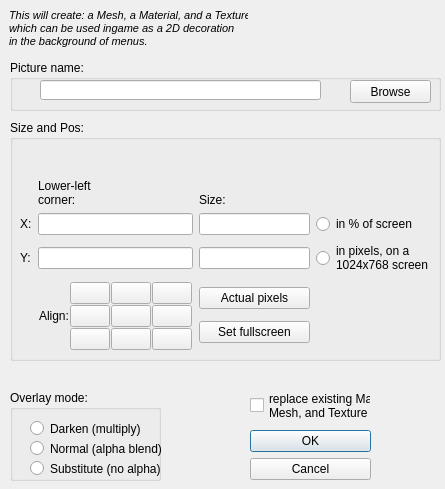
<?xml version="1.0" encoding="UTF-8"?>
<ui version="4.0">
 <class>AskNewUiPictureDialog</class>
 <widget class="QDialog" name="AskNewUiPictureDialog">
  <property name="geometry">
   <rect>
    <x>0</x>
    <y>0</y>
    <width>445</width>
    <height>489</height>
   </rect>
  </property>
  <property name="windowTitle">
   <string>OpenBRF</string>
  </property>
  <widget class="QDialogButtonBox" name="buttonBox">
   <property name="geometry">
    <rect>
     <x>250</x>
     <y>430</y>
     <width>121</width>
     <height>51</height>
    </rect>
   </property>
   <property name="orientation">
    <enum>Qt::Vertical</enum>
   </property>
   <property name="standardButtons">
    <set>QDialogButtonBox::Cancel|QDialogButtonBox::Ok</set>
   </property>
  </widget>
  <widget class="QLabel" name="label_5">
   <property name="geometry">
    <rect>
     <x>9</x>
     <y>9</y>
     <width>239</width>
     <height>39</height>
    </rect>
   </property>
   <property name="text">
    <string>&lt;!DOCTYPE HTML PUBLIC &quot;-//W3C//DTD HTML 4.0//EN&quot; &quot;http://www.w3.org/TR/REC-html40/strict.dtd&quot;&gt;
&lt;html&gt;&lt;head&gt;&lt;meta name=&quot;qrichtext&quot; content=&quot;1&quot; /&gt;&lt;style type=&quot;text/css&quot;&gt;
p, li { white-space: pre-wrap; }
&lt;/style&gt;&lt;/head&gt;&lt;body style=&quot; font-family:'MS Shell Dlg 2'; font-size:8.25pt; font-weight:400; font-style:normal;&quot;&gt;
&lt;p style=&quot; margin-top:0px; margin-bottom:0px; margin-left:0px; margin-right:0px; -qt-block-indent:0; text-indent:0px;&quot;&gt;&lt;span style=&quot; font-size:8pt; font-style:italic;&quot;&gt;This will create: a Mesh, a Material, and a Texture&lt;/span&gt;&lt;/p&gt;
&lt;p style=&quot; margin-top:0px; margin-bottom:0px; margin-left:0px; margin-right:0px; -qt-block-indent:0; text-indent:0px;&quot;&gt;&lt;span style=&quot; font-size:8pt; font-style:italic;&quot;&gt;which can be used ingame as a 2D decoration &lt;/span&gt;&lt;/p&gt;
&lt;p style=&quot; margin-top:0px; margin-bottom:0px; margin-left:0px; margin-right:0px; -qt-block-indent:0; text-indent:0px;&quot;&gt;&lt;span style=&quot; font-size:8pt; font-style:italic;&quot;&gt;in the background of menus.&lt;/span&gt;&lt;/p&gt;&lt;/body&gt;&lt;/html&gt;</string>
   </property>
  </widget>
  <widget class="QGroupBox" name="groupBox">
   <property name="geometry">
    <rect>
     <x>10</x>
     <y>120</y>
     <width>431</width>
     <height>241</height>
    </rect>
   </property>
   <property name="title">
    <string>Size and Pos:</string>
   </property>
   <widget class="QWidget" name="widget" native="true">
    <property name="geometry">
     <rect>
      <x>10</x>
      <y>20</y>
      <width>414</width>
      <height>211</height>
     </rect>
    </property>
    <layout class="QGridLayout" name="gridLayout_2">
     <item row="2" column="0">
      <widget class="QLabel" name="label">
       <property name="text">
        <string>X:</string>
       </property>
      </widget>
     </item>
     <item row="3" column="0">
      <widget class="QLabel" name="label_2">
       <property name="text">
        <string>Y:</string>
       </property>
      </widget>
     </item>
     <item row="2" column="1">
      <widget class="QLineEdit" name="posX"/>
     </item>
     <item row="3" column="1">
      <widget class="QLineEdit" name="posY"/>
     </item>
     <item row="2" column="3">
      <widget class="QLineEdit" name="sizeX"/>
     </item>
     <item row="3" column="3">
      <widget class="QLineEdit" name="sizeY"/>
     </item>
     <item row="1" column="3">
      <widget class="QLabel" name="label_4">
       <property name="text">
        <string>Size:</string>
       </property>
       <property name="alignment">
        <set>Qt::AlignBottom|Qt::AlignLeading|Qt::AlignLeft</set>
       </property>
      </widget>
     </item>
     <item row="1" column="1">
      <widget class="QLabel" name="label_3">
       <property name="text">
        <string>Lower-left
corner: </string>
       </property>
       <property name="alignment">
        <set>Qt::AlignBottom|Qt::AlignLeading|Qt::AlignLeft</set>
       </property>
      </widget>
     </item>
     <item row="2" column="4">
      <widget class="QRadioButton" name="measurePerc">
       <property name="text">
        <string>in % of screen</string>
       </property>
      </widget>
     </item>
     <item row="3" column="4">
      <widget class="QRadioButton" name="measurePixel">
       <property name="text">
        <string>in pixels, on a
1024x768 screen</string>
       </property>
      </widget>
     </item>
     <item row="6" column="1">
      <widget class="QWidget" name="widget_2" native="true">
       <property name="sizePolicy">
        <sizepolicy hsizetype="Fixed" vsizetype="Minimum">
         <horstretch>0</horstretch>
         <verstretch>0</verstretch>
        </sizepolicy>
       </property>
       <layout class="QGridLayout" name="gridLayout">
        <property name="margin">
         <number>1</number>
        </property>
        <property name="spacing">
         <number>1</number>
        </property>
        <item row="0" column="1">
         <widget class="QPushButton" name="pushButton_NW">
          <property name="sizePolicy">
           <sizepolicy hsizetype="Minimum" vsizetype="Minimum">
            <horstretch>0</horstretch>
            <verstretch>0</verstretch>
           </sizepolicy>
          </property>
          <property name="text">
           <string/>
          </property>
         </widget>
        </item>
        <item row="0" column="2">
         <widget class="QPushButton" name="pushButton_N">
          <property name="sizePolicy">
           <sizepolicy hsizetype="Minimum" vsizetype="Minimum">
            <horstretch>0</horstretch>
            <verstretch>0</verstretch>
           </sizepolicy>
          </property>
          <property name="minimumSize">
           <size>
            <width>5</width>
            <height>5</height>
           </size>
          </property>
          <property name="text">
           <string/>
          </property>
         </widget>
        </item>
        <item row="1" column="2">
         <widget class="QPushButton" name="pushButton_C">
          <property name="sizePolicy">
           <sizepolicy hsizetype="Minimum" vsizetype="Minimum">
            <horstretch>0</horstretch>
            <verstretch>0</verstretch>
           </sizepolicy>
          </property>
          <property name="minimumSize">
           <size>
            <width>5</width>
            <height>5</height>
           </size>
          </property>
          <property name="text">
           <string/>
          </property>
         </widget>
        </item>
        <item row="2" column="1">
         <widget class="QPushButton" name="pushButton_SW">
          <property name="sizePolicy">
           <sizepolicy hsizetype="Minimum" vsizetype="Minimum">
            <horstretch>0</horstretch>
            <verstretch>0</verstretch>
           </sizepolicy>
          </property>
          <property name="minimumSize">
           <size>
            <width>5</width>
            <height>5</height>
           </size>
          </property>
          <property name="text">
           <string/>
          </property>
         </widget>
        </item>
        <item row="2" column="2">
         <widget class="QPushButton" name="pushButton_S">
          <property name="sizePolicy">
           <sizepolicy hsizetype="Minimum" vsizetype="Minimum">
            <horstretch>0</horstretch>
            <verstretch>0</verstretch>
           </sizepolicy>
          </property>
          <property name="minimumSize">
           <size>
            <width>5</width>
            <height>5</height>
           </size>
          </property>
          <property name="text">
           <string/>
          </property>
         </widget>
        </item>
        <item row="0" column="3">
         <widget class="QPushButton" name="pushButton_NE">
          <property name="sizePolicy">
           <sizepolicy hsizetype="Minimum" vsizetype="Minimum">
            <horstretch>0</horstretch>
            <verstretch>0</verstretch>
           </sizepolicy>
          </property>
          <property name="minimumSize">
           <size>
            <width>5</width>
            <height>5</height>
           </size>
          </property>
          <property name="text">
           <string/>
          </property>
         </widget>
        </item>
        <item row="1" column="3">
         <widget class="QPushButton" name="pushButton_E">
          <property name="sizePolicy">
           <sizepolicy hsizetype="Minimum" vsizetype="Minimum">
            <horstretch>0</horstretch>
            <verstretch>0</verstretch>
           </sizepolicy>
          </property>
          <property name="minimumSize">
           <size>
            <width>5</width>
            <height>5</height>
           </size>
          </property>
          <property name="text">
           <string/>
          </property>
         </widget>
        </item>
        <item row="2" column="3">
         <widget class="QPushButton" name="pushButton_SE">
          <property name="sizePolicy">
           <sizepolicy hsizetype="Minimum" vsizetype="Minimum">
            <horstretch>0</horstretch>
            <verstretch>0</verstretch>
           </sizepolicy>
          </property>
          <property name="minimumSize">
           <size>
            <width>5</width>
            <height>5</height>
           </size>
          </property>
          <property name="text">
           <string/>
          </property>
         </widget>
        </item>
        <item row="1" column="1">
         <widget class="QPushButton" name="pushButton_W">
          <property name="sizePolicy">
           <sizepolicy hsizetype="Minimum" vsizetype="Minimum">
            <horstretch>0</horstretch>
            <verstretch>0</verstretch>
           </sizepolicy>
          </property>
          <property name="minimumSize">
           <size>
            <width>5</width>
            <height>5</height>
           </size>
          </property>
          <property name="text">
           <string/>
          </property>
         </widget>
        </item>
        <item row="1" column="0">
         <widget class="QLabel" name="label_6">
          <property name="text">
           <string>Align:</string>
          </property>
         </widget>
        </item>
       </layout>
      </widget>
     </item>
     <item row="6" column="3">
      <layout class="QVBoxLayout" name="verticalLayout">
       <item>
        <widget class="QPushButton" name="setActualPixels">
         <property name="text">
          <string>Actual pixels</string>
         </property>
        </widget>
       </item>
       <item>
        <widget class="QPushButton" name="setFullScreen">
         <property name="text">
          <string>Set fullscreen</string>
         </property>
        </widget>
       </item>
      </layout>
     </item>
    </layout>
   </widget>
  </widget>
  <widget class="QGroupBox" name="groupBox_2">
   <property name="geometry">
    <rect>
     <x>10</x>
     <y>60</y>
     <width>431</width>
     <height>51</height>
    </rect>
   </property>
   <property name="title">
    <string>Picture name:</string>
   </property>
   <widget class="QPushButton" name="browse">
    <property name="geometry">
     <rect>
      <x>340</x>
      <y>20</y>
      <width>81</width>
      <height>23</height>
     </rect>
    </property>
    <property name="text">
     <string>Browse</string>
    </property>
   </widget>
   <widget class="QLineEdit" name="NameBox">
    <property name="geometry">
     <rect>
      <x>30</x>
      <y>20</y>
      <width>281</width>
      <height>20</height>
     </rect>
    </property>
   </widget>
  </widget>
  <widget class="QGroupBox" name="groupBox_3">
   <property name="geometry">
    <rect>
     <x>10</x>
     <y>390</y>
     <width>151</width>
     <height>91</height>
    </rect>
   </property>
   <property name="title">
    <string>Overlay mode:</string>
   </property>
   <widget class="QRadioButton" name="overlayDarken">
    <property name="geometry">
     <rect>
      <x>20</x>
      <y>30</y>
      <width>131</width>
      <height>17</height>
     </rect>
    </property>
    <property name="text">
     <string>Darken (multiply)</string>
    </property>
   </widget>
   <widget class="QRadioButton" name="overlayNormal">
    <property name="geometry">
     <rect>
      <x>20</x>
      <y>50</y>
      <width>141</width>
      <height>17</height>
     </rect>
    </property>
    <property name="text">
     <string>Normal (alpha blend)</string>
    </property>
   </widget>
   <widget class="QRadioButton" name="overlaySubstitute">
    <property name="geometry">
     <rect>
      <x>20</x>
      <y>70</y>
      <width>141</width>
      <height>17</height>
     </rect>
    </property>
    <property name="text">
     <string>Substitute (no alpha)</string>
    </property>
   </widget>
  </widget>
  <widget class="QCheckBox" name="replaceOpt">
   <property name="geometry">
    <rect>
     <x>250</x>
     <y>390</y>
     <width>121</width>
     <height>31</height>
    </rect>
   </property>
   <property name="text">
    <string>replace existing Mat.
Mesh, and Texture</string>
   </property>
  </widget>
 </widget>
 <tabstops>
  <tabstop>buttonBox</tabstop>
  <tabstop>NameBox</tabstop>
  <tabstop>browse</tabstop>
  <tabstop>posX</tabstop>
  <tabstop>posY</tabstop>
  <tabstop>sizeX</tabstop>
  <tabstop>sizeY</tabstop>
  <tabstop>measurePerc</tabstop>
  <tabstop>measurePixel</tabstop>
  <tabstop>pushButton_NW</tabstop>
  <tabstop>pushButton_N</tabstop>
  <tabstop>pushButton_NE</tabstop>
  <tabstop>pushButton_W</tabstop>
  <tabstop>pushButton_C</tabstop>
  <tabstop>pushButton_E</tabstop>
  <tabstop>pushButton_SW</tabstop>
  <tabstop>pushButton_S</tabstop>
  <tabstop>pushButton_SE</tabstop>
  <tabstop>setActualPixels</tabstop>
  <tabstop>setFullScreen</tabstop>
  <tabstop>overlayDarken</tabstop>
  <tabstop>overlayNormal</tabstop>
  <tabstop>overlaySubstitute</tabstop>
  <tabstop>replaceOpt</tabstop>
 </tabstops>
 <resources/>
 <connections>
  <connection>
   <sender>buttonBox</sender>
   <signal>accepted()</signal>
   <receiver>AskNewUiPictureDialog</receiver>
   <slot>accept()</slot>
   <hints>
    <hint type="sourcelabel">
     <x>248</x>
     <y>254</y>
    </hint>
    <hint type="destinationlabel">
     <x>157</x>
     <y>274</y>
    </hint>
   </hints>
  </connection>
  <connection>
   <sender>buttonBox</sender>
   <signal>rejected()</signal>
   <receiver>AskNewUiPictureDialog</receiver>
   <slot>reject()</slot>
   <hints>
    <hint type="sourcelabel">
     <x>316</x>
     <y>260</y>
    </hint>
    <hint type="destinationlabel">
     <x>286</x>
     <y>274</y>
    </hint>
   </hints>
  </connection>
 </connections>
</ui>
